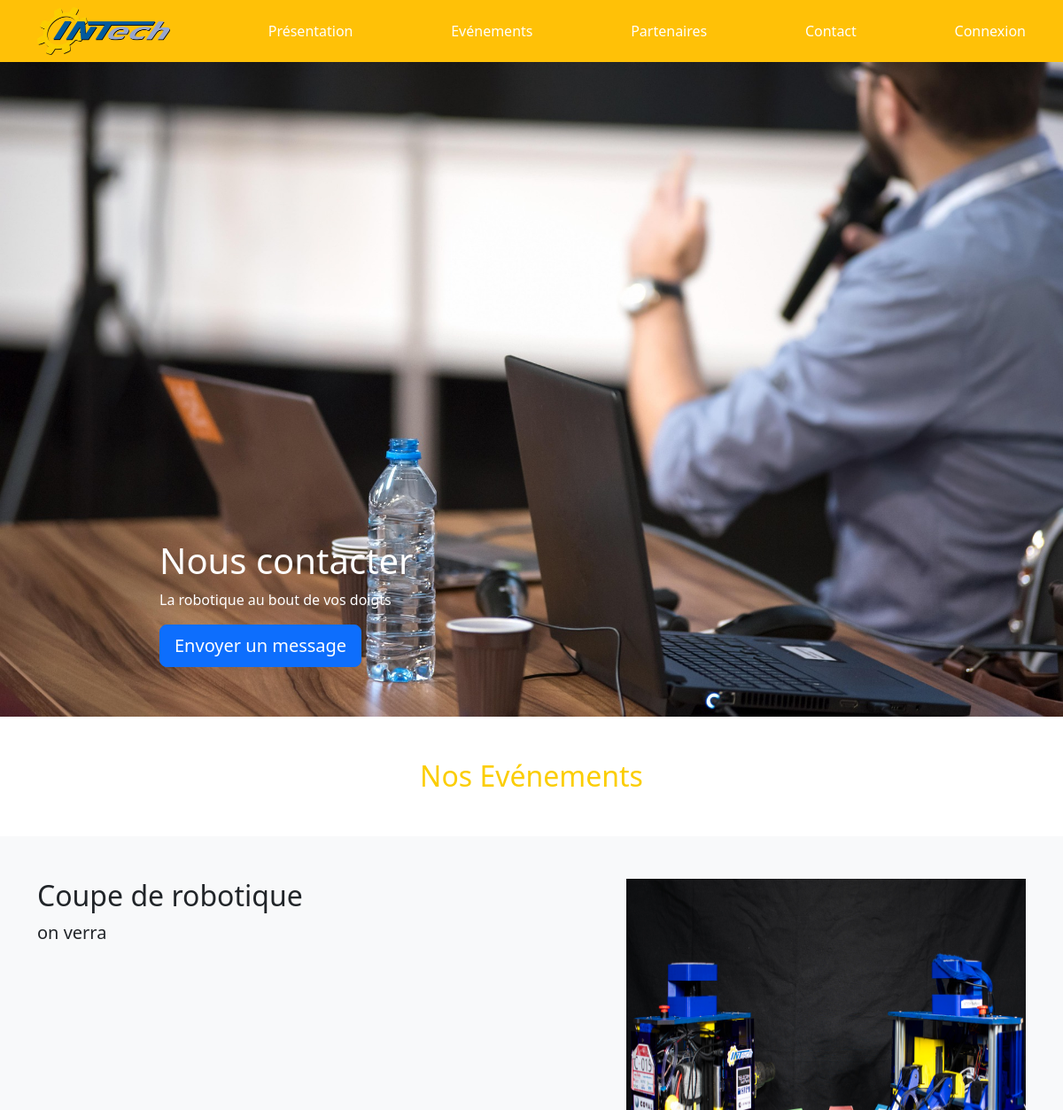
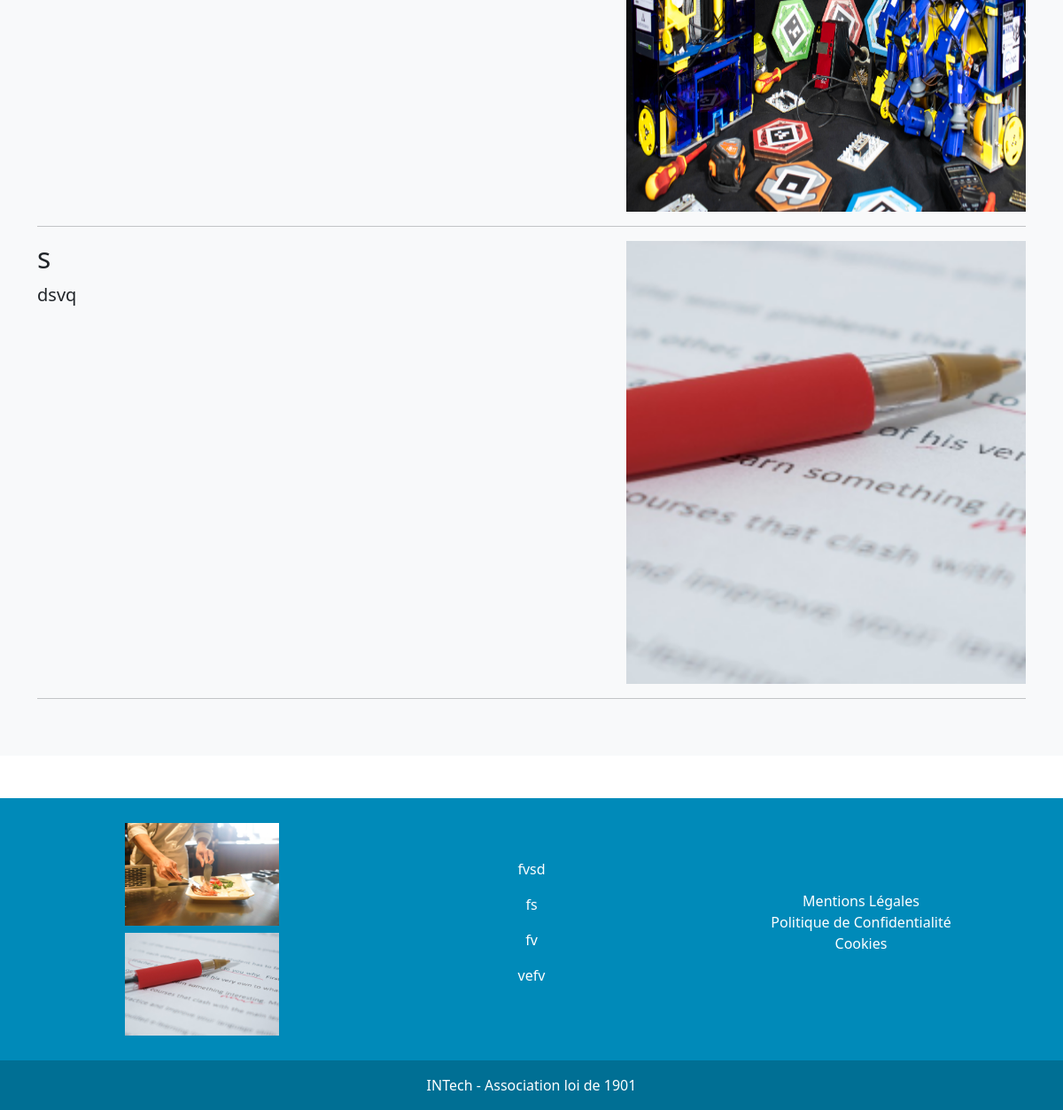
/Evenements/, run on the app's committed database (2 pictures, top to bottom).
### vitrine/models.py (models this page shows, shortened)
class Parametres(models.Model):
    LogoFooterAssociation = models.ImageField(upload_to='img', null=True, blank=True)
    LogoFooterEcoles = models.ImageField(upload_to='img', null=True, blank=True)
    MentionsLegales = HTMLField()
    PolitiqueDeConfidentialite = HTMLField()
    AdresseMail = models.CharField(max_length=100)
    NumeroTelephone = models.CharField(max_length=500)
    Adresse = models.CharField(max_length=100)
    Ville = models.CharField(max_length=100)
    PhotoCouverture = models.ImageField(upload_to='img', null=True, blank=True)
    NomAssociationBasPage = models.CharField(max_length=120)
    lienDrive = models.TextField(null=True)
    lienGit = models.TextField(null=True)

class Evenementsbdd(models.Model):
    id = models.AutoField(primary_key=True)
    TitreEvenement = models.TextField(null=True)
    Description = models.TextField(null=True)
    Image = models.FileField()

### vitrine/views.py (the view)
# urls.py: path('Evenements/', Evenements, name='Evenements_urlpattern_name'),
def Evenements(request):
    EvenementsViews = Evenementsbdd.objects.all()
    context = {'EvenementsViews': EvenementsViews}
    return render(request, "vitrine/Evenements.html", getBase(request)|context)

### vitrine/views.py (called while the page is built)
def getBase(request):
    return {'ParametresGlobaux': Parametres.objects.latest('id')}

### templates/vitrine/Evenements.html
{% extends 'main.html'%}
{% block bodymainPage %}
<main>
{% include 'base/banniere.html' %}
<section class="m-5 text-center">
    <h2 class="CouleurJauneINTech">Nos Evénements</h2>
</section>
<div class="my-5 album py-5 bg-light">
    <div class="container">
        {% for evenement in EvenementsViews %}
            <div class="row featurette">
              <div class="col-md-7">
                <h2 class="featurette-heading">{{evenement.TitreEvenement}}</h2>
                <p class="lead">{{evenement.Description}}</p>
              </div>
              <div class="col-md-5">
                <img class="featurette-image img-fluid mx-auto" data-src="holder.js/500x500/auto" alt="500x500" style="width: 500px; height: 500px;" src="/import/{{evenement.Image}}">
              </div>
            </div>
            <hr class="featurette-divider">
        {% endfor %}
    </div>
</div>
{% endblock %}

### templates/base/banniere.html
<section class="text-center">
  <div class="carousel-inner">
      <div class="carousel-item active">
        <img class="bd-placeholder-img" width="100%" height="100%" src="{{ParametresGlobaux.PhotoCouverture.url}}" aria-hidden="true" preserveAspectRatio="xMidYMid slice" focusable="false"><rect width="100%" height="100%" fill="#777"></rect>
        <div class="container">
          <div class="carousel-caption text-start">
            <h1>Nous contacter</h1>
            <p>La robotique au bout de vos doigts</p>
            <p><a class="btn btn-lg btn-primary" href="mailto:intech@it-sudparis.eu">Envoyer un message</a></p>
          </div>
        </div>
      </div>
   </div>
</section>

### templates/base/footer.html
    <div class="container p-4">
      <div class="row align-items-center">
        <div class="col-lg-4 col-md-12 mb-4 mb-md-0">
            <img class="m-1 w-50" src="{{ParametresGlobaux.LogoFooterAssociation.url}}">
            <img class="m-1 w-50" src="{{ParametresGlobaux.LogoFooterEcoles.url}}">
        </div>
        <div class="col-lg-4 col-md-12 mb-4 mb-md-0">
            <p class="text-white">{{ParametresGlobaux.NomAssociationBasPage}}</p>
            <p class="text-white">{{ParametresGlobaux.Adresse}}</p>
            <p class="text-white">{{ParametresGlobaux.Ville}}</p>
            <p class="text-white">{{ParametresGlobaux.AdresseMail}}</p>
        </div>
        <div class="col-lg-4 col-md-12 mb-4 mb-md-0">
          <ul class="list-unstyled">
            <li>
              <a href="/LoisRegles/1/" class="text-white">Mentions Légales</a>
            </li>
            <li>
              <a href="/LoisRegles/2/" class="text-white">Politique de Confidentialité</a>
            </li>
            <li>
              <a href="#!" class="text-white">Cookies</a>
            </li>
          </ul>
        </div>
      </div>
    </div>
    <div class="text-center p-3" style="background-color: rgba(0, 0, 0, 0.2);">
      <a class="text-white" href="/admin/"> INTech - Association loi de 1901</a>
    </div>

### static/css/style.css (style rules this page uses)
a { color: rgb(1,90,158); text-decoration : none; }
.CouleurJauneINTech { color: rgb(251,205,0); }

### data on the page
Parametres: PhotoCouverture (picture), LogoFooterAssociation (picture), LogoFooterEcoles (picture), NomAssociationBasPage "fvsd", Adresse "fs", Ville "fv", AdresseMail "vefv"
Evenementsbdd: TitreEvenement "Coupe de robotique", Description "on verra", Image (picture)
Evenementsbdd: TitreEvenement "s", Description "dsvq", Image (picture)
